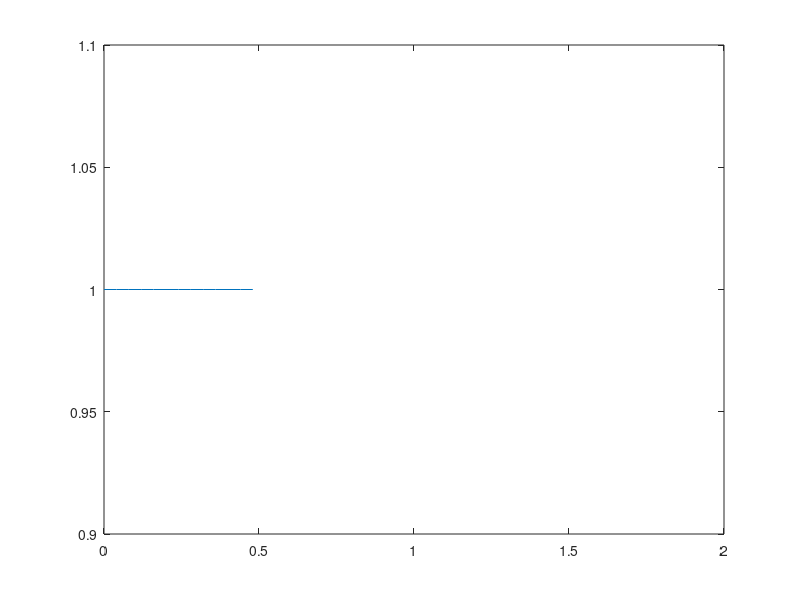

Write the MATLAB code that produced this figure.
%% Step 2: 1D Non-Linear Convection(Inviscid Burgers Equation) 

clc
clear all

Lx = 2;
nx = 51;
dx = Lx/(nx-1);

for i = 1:nx
    x(i) = (i-1)*dx;
end

nt = 30;
dt = 0.25;


u=ones(1,nx);


for i= 1:nx
    
    if x(i) >= 0.5 && x(i)<=1
        u(1,i)=2;
    end
    
end



for n = 1:nt
    u1=u;
    for i = 2:nx
        
        u(i) = u1(i) - u1(i)*(dt/dx)*(u1(i)-u1(i-1));
      
    end
    plot(linspace(0,2,nx),u)
    pause(0.2)
    
end
